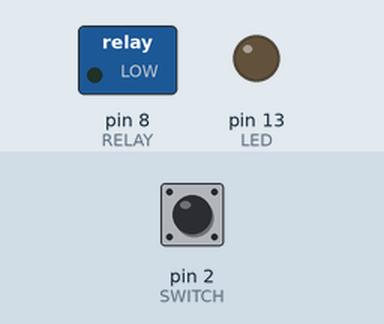
Recording of a sketch running on a simulated Arduino Uno, built with avr-gcc and run on an emulated ATmega328P. Parts: switched loads named in the sketch (green lamp = pin HIGH), output pins drawn as LEDs (lit = HIGH). The inputs (shaded band) are chosen by the test bench; at power-on: pin 2 (SWITCH) HIGH.

Above: at 1.2 s.
1.3 s: pin 2 (SWITCH) pulled LOW for 0.15 s
At 1.37 s:
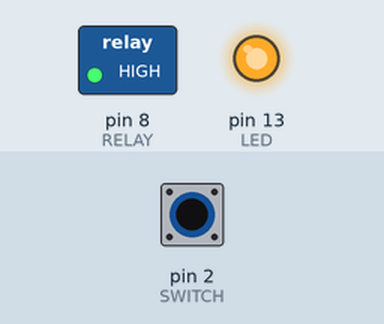
2.9 s: pin 2 (SWITCH) pulled LOW for 3.2 s
At 6.9 s:
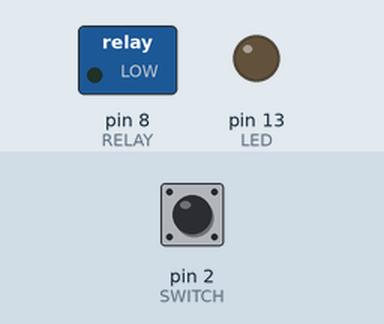
Timing chart, 0 to 8.4 s (numbered marks = the images above; inputs shaded):
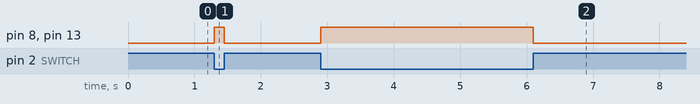

Measured:
- after the input at 1.3 s, pin 8 (RELAY), pin 13 (LED): LOW → HIGH at once, → LOW 0.15 s later
- after the input at 2.9 s, pin 8 (RELAY), pin 13 (LED): LOW → HIGH at once, → LOW 3.2 s later

The sketch:

fpfan.ino
```cpp
// (licence header left out)
/**
 * Hardware Settings
 */
#define SWITCH 2
#define RELAY 8
#define FAN_ON  digitalWrite(RELAY, HIGH); digitalWrite(13,HIGH);
#define FAN_OFF digitalWrite(RELAY, LOW); digitalWrite(13,LOW);

/**
 * Setup
 */
void setup() {
  Serial.begin(9600);
  pinMode(SWITCH, INPUT_PULLUP);
  pinMode(RELAY, OUTPUT);
  pinMode(13, OUTPUT); /* onboard LED indicates call for fan */
  FAN_OFF;
  attachInterrupt(digitalPinToInterrupt(SWITCH), fanControl, CHANGE);
}

void fanControl() {
  if (digitalRead(SWITCH)) {
    FAN_OFF;
  } else {
    FAN_ON;
  }
}

/**
 * Loop
 */
void loop() {
  /*
  if (digitalRead(SWITCH)) {
    FAN_OFF;
  } else {
    FAN_ON;
  }
  */
}
```
